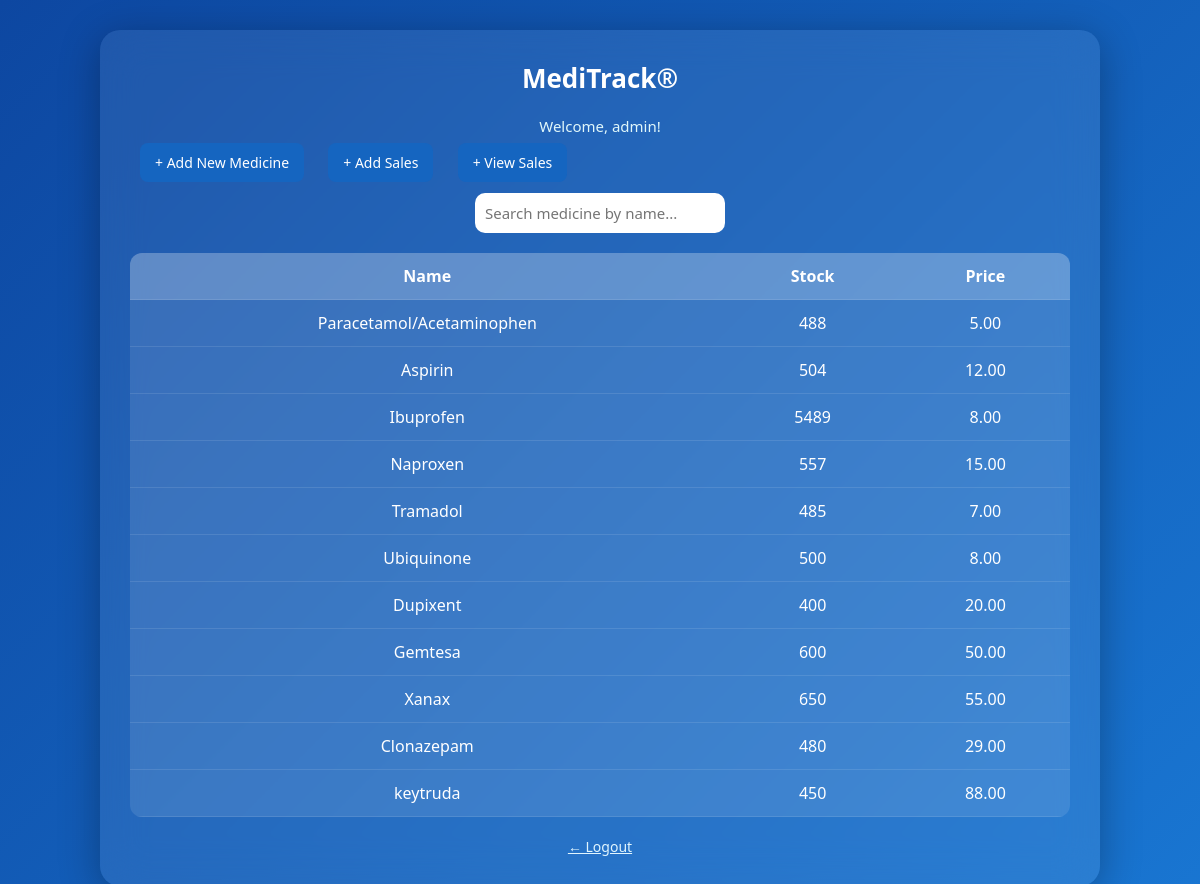
Screenshot of /medicines/ (signed in) with the database file from the repository.
### app1/models.py (models this page shows, shortened)
class Medicine(models.Model):
    name = models.CharField(max_length=100)
    stock = models.PositiveIntegerField()
    price = models.DecimalField(max_digits=10, decimal_places=2)

### app1/views.py (the view)
# urls.py: path('medicines/', views.medicine_list, name='medicine_list'),
def medicine_list(request):
    query = request.GET.get('q')
    if query:
        medicines = Medicine.objects.filter(name__icontains=query)
    else:
        medicines = Medicine.objects.all()
    return render(request, 'medicine_list.html', {
        'medicines': medicines,
        'query': query
    })

### template/medicine_list.html (shortened to what this page needs)
<!DOCTYPE html>
<html lang="en">
<head>
</head>
<body>
<div class="container">
  <h2>MediTrack®</h2>
  {% if request.session.username %}
  <p class="user-info">Welcome, {{ request.session.username }}!</p>
  {% endif %}
  <div class="actions">
    <a href="/addmedicine">+ Add New Medicine</a>
    <a href="/addsales">+ Add Sales</a>
    <a href="{% url 'view_sales' %}">+ View Sales</a>
  </div>
  <div class="search-box">
    <input type="text" id="searchInput" placeholder="Search medicine by name...">
  </div>
  <table>
    <thead>
      <tr>
        <th>Name</th>
        <th>Stock</th>
        <th>Price</th>
      </tr>
    </thead>
    <tbody>
      {% for medicine in medicines %}
      <tr>
        <td>{{ medicine.name }}</td>
        <td>{{ medicine.stock }}</td>
        <td>{{ medicine.price }}</td>
      </tr>
      {% empty %}
      <tr>
        <td colspan="4">No medicines found.</td>
      </tr>
      {% endfor %}
    </tbody>
  </table>
  <a class="logout-link" href="/">← Logout</a>
</div>
</body>
</html>

### template/medicine_list.html (style rules this page uses)
* { box-sizing: border-box; margin: 0; padding: 0; font-family: 'Segoe UI', Tahoma, Geneva, Verdana, sans-serif; }
body { min-height: 100vh; background: linear-gradient(135deg, #0d47a1, #1976d2); display: flex; justify-content: center; align-items: center; padding: 30px; }
.container { background: rgba(255, 255, 255, 0.08); backdrop-filter: blur(20px); padding: 30px; border-radius: 20px; width: 95%; max-width: 1000px; color: white; box-shadow: 0 8px 40px rgba(0, 0, 0, 0.3); }
h2 { text-align: center; margin-bottom: 20px; font-size: 26px; }
.user-info { text-align: center; margin-bottom: 15px; font-size: 15px; color: #e0f7fa; }
.actions a { margin: 0 10px; text-decoration: none; background: #1565c0; padding: 10px 15px; border-radius: 8px; color: white; font-size: 14px; transition: background 0.3s ease; }
.search-box { margin: 20px 0; text-align: center; }
#searchInput { padding: 10px; width: 250px; border-radius: 10px; border: none; font-size: 15px; }
table { width: 100%; border-collapse: collapse; background: rgba(255, 255, 255, 0.1); border-radius: 12px; overflow: hidden; }
table thead { background: rgba(255, 255, 255, 0.2); }
table th, table td { padding: 12px 15px; text-align: center; color: white; border-bottom: 1px solid rgba(255, 255, 255, 0.1); }
.logout-link { display: block; text-align: center; margin-top: 20px; color: #e1f5fe; text-decoration: underline; font-size: 14px; }

### rows the page displays
Medicine: name "Paracetamol/Acetaminophen", stock "488", price "5.00"
Medicine: name "Aspirin", stock "504", price "12.00"
Medicine: name "Ibuprofen", stock "5489", price "8.00"
Medicine: name "Naproxen", stock "557", price "15.00"
Medicine: name "Tramadol", stock "485", price "7.00"
Medicine: name "Ubiquinone", stock "500", price "8.00"
Medicine: name "Dupixent", stock "400", price "20.00"
Medicine: name "Gemtesa", stock "600", price "50.00"
Medicine: name "Xanax", stock "650", price "55.00"
Medicine: name "Clonazepam", stock "480", price "29.00"
Medicine: name "keytruda", stock "450", price "88.00"

### other values shown
{{ request.session.username }} "admin"
